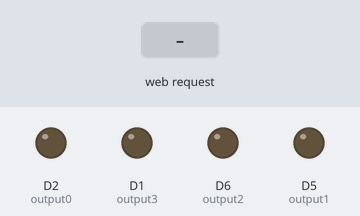
The sketch below on a simulated ESP8266 (NodeMCU). On the bench: output pins drawn as LEDs (lit = HIGH). Inputs (shaded band) come from the test bench. WiFi joins after 1.5 s; servers stay silent unless stated; what the sketch prints to the serial monitor is not drawn.

Above: at 2.7 s.
2.8 s: HTTP request GET /4/on received
At 3.9 s:
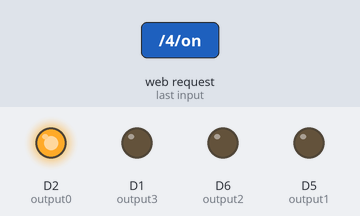
4.3 s: HTTP request GET /14/on received
At 5.0 s:
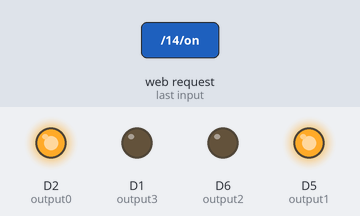
5.8 s: HTTP request GET /4/off received
At 6.2 s:
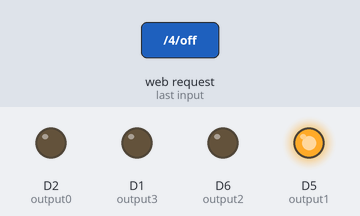
7.3 s: HTTP request GET /12/on received
At 8.5 s:
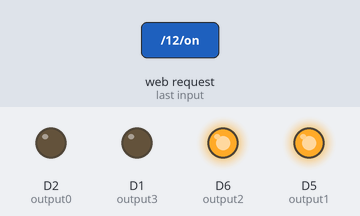
8.8 s: HTTP request GET /14/off received
At 9.7 s:
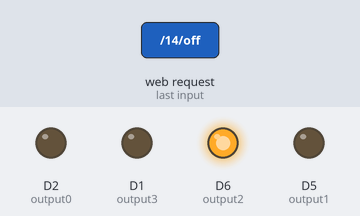
10.3 s: HTTP request GET /5/on received
At 10.8 s:
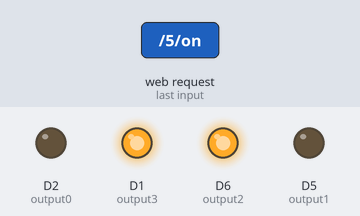
Timing chart, 0 to 12.8 s (numbered marks = the images above; inputs shaded):
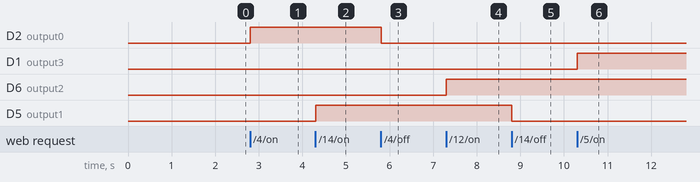

The sketch:

Project_Code.ino
```cpp
#include <Arduino.h>
#include <ESP8266WiFi.h>

// WiFi Credentials
const char* ssid = "SmartHome";
const char* password = "12345678";

// Web Server
WiFiServer server(80);

// HTTP Request Header
String header;

// Output States
String output0State = "off";
String output1State = "off";
String output2State = "off";
String output3State = "off";

// GPIO Pin Configuration
const int output0 = D2;  // GPIO 4
const int output1 = D5;  // GPIO 14
const int output2 = D6;  // GPIO 12
const int output3 = D1;  // GPIO 5

void setup() {

  Serial.begin(115200);

  // Initialize GPIO Pins
  pinMode(output0, OUTPUT);
  pinMode(output1, OUTPUT);
  pinMode(output2, OUTPUT);
  pinMode(output3, OUTPUT);

  // Default Output State
  digitalWrite(output0, LOW);
  digitalWrite(output1, LOW);
  digitalWrite(output2, LOW);
  digitalWrite(output3, LOW);

  // Connect to WiFi
  Serial.print("Connecting to ");
  Serial.println(ssid);

  WiFi.begin(ssid, password);

  while (WiFi.status() != WL_CONNECTED) {
    delay(500);
    Serial.print(".");
  }

  Serial.println("");
  Serial.println("WiFi Connected!");
  Serial.print("IP Address: ");
  Serial.println(WiFi.localIP());

  // Start Server
  server.begin();
}

void loop() {

  WiFiClient client = server.available();

  if (client) {

    Serial.println("New Client.");

    String currentLine = "";

    while (client.connected()) {

      if (client.available()) {

        char c = client.read();

        Serial.write(c);
        header += c;

        if (c == '\n') {

          if (currentLine.length() == 0) {

            // HTTP Response
            client.println("HTTP/1.1 200 OK");
            client.println("Content-type:text/html");
            client.println("Connection: close");
            client.println();

            // GPIO 4 CONTROL
            if (header.indexOf("GET /4/on") >= 0) {

              Serial.println("GPIO 4 ON");
              output0State = "on";
              digitalWrite(output0, HIGH);

            }
            else if (header.indexOf("GET /4/off") >= 0) {

              Serial.println("GPIO 4 OFF");
              output0State = "off";
              digitalWrite(output0, LOW);

            }

            // GPIO 14 CONTROL
            else if (header.indexOf("GET /14/on") >= 0) {

              Serial.println("GPIO 14 ON");
              output1State = "on";
              digitalWrite(output1, HIGH);

            }
            else if (header.indexOf("GET /14/off") >= 0) {

              Serial.println("GPIO 14 OFF");
              output1State = "off";
              digitalWrite(output1, LOW);

            }

            // GPIO 12 CONTROL
            else if (header.indexOf("GET /12/on") >= 0) {

              Serial.println("GPIO 12 ON");
              output2State = "on";
              digitalWrite(output2, HIGH);

            }
            else if (header.indexOf("GET /12/off") >= 0) {

              Serial.println("GPIO 12 OFF");
              output2State = "off";
              digitalWrite(output2, LOW);

            }

            // GPIO 5 CONTROL
            else if (header.indexOf("GET /5/on") >= 0) {

              Serial.println("GPIO 5 ON");
              output3State = "on";
              digitalWrite(output3, HIGH);

            }
            else if (header.indexOf("GET /5/off") >= 0) {

              Serial.println("GPIO 5 OFF");
              output3State = "off";
              digitalWrite(output3, LOW);

            }

            // ==============================
            // TECHNICAL BD WEB DASHBOARD
            // ==============================

            client.println("<!DOCTYPE html>");
            client.println("<html lang='en'>");

            client.println("<head>");

            client.println("<meta charset='UTF-8'>");

            client.println("<meta name='viewport' content='width=device-width, initial-scale=1.0'>");

            client.println("<title>Technical BD | Home Automation</title>");

            // CSS STYLING
            client.println("<style>");

            client.println("*{box-sizing:border-box;margin:0;padding:0;}");

            client.println("body{");
            client.println("font-family:Arial,Helvetica,sans-serif;");
            client.println("background:linear-gradient(135deg,#eaf2ff,#dce5f2,#f4e9ec);");
            client.println("color:#172033;");
            client.println("min-height:100vh;");
            client.println("}");

            // HEADER
            client.println(".header{");
            client.println("background:linear-gradient(120deg,#101d3a,#163d78,#9e263c);");
            client.println("color:white;");
            client.println("text-align:center;");
            client.println("padding:30px 15px;");
            client.println("border-bottom:4px solid #e63950;");
            client.println("}");

            client.println(".brand{");
            client.println("font-size:30px;");
            client.println("font-weight:900;");
            client.println("letter-spacing:2px;");
            client.println("}");

            client.println(".brand span{color:#ff596b;}");

            client.println(".subtitle{");
            client.println("font-size:13px;");
            client.println("margin-top:9px;");
            client.println("color:#d8e6ff;");
            client.println("letter-spacing:1px;");
            client.println("}");

            // MAIN CONTAINER
            client.println(".container{");
            client.println("max-width:850px;");
            client.println("margin:30px auto;");
            client.println("padding:15px;");
            client.println("}");

            client.println(".section-title{");
            client.println("text-align:center;");
            client.println("font-size:23px;");
            client.println("font-weight:bold;");
            client.println("color:#183b70;");
            client.println("margin-bottom:8px;");
            client.println("}");

            client.println(".section-info{");
            client.println("text-align:center;");
            client.println("font-size:13px;");
            client.println("color:#68758a;");
            client.println("margin-bottom:25px;");
            client.println("}");

            // CARD GRID
            client.println(".grid{");
            client.println("display:grid;");
            client.println("grid-template-columns:repeat(2,1fr);");
            client.println("gap:18px;");
            client.println("}");

            // CONTROL CARD
            client.println(".card{");
            client.println("background:rgba(255,255,255,0.92);");
            client.println("border:1px solid #d6e0ef;");
            client.println("border-radius:16px;");
            client.println("padding:22px 15px;");
            client.println("text-align:center;");
            client.println("box-shadow:0 6px 18px rgba(20,45,85,0.09);");
            client.println("transition:0.2s;");
            client.println("}");

            client.println(".card h3{");
            client.println("font-size:19px;");
            client.println("color:#183b70;");
            client.println("margin-bottom:12px;");
            client.println("}");

            client.println(".gpio{");
            client.println("font-size:12px;");
            client.println("color:#7b8798;");
            client.println("margin-bottom:14px;");
            client.println("}");

            // STATUS
            client.println(".status{");
            client.println("display:inline-block;");
            client.println("padding:7px 17px;");
            client.println("border-radius:20px;");
            client.println("font-size:12px;");
            client.println("font-weight:bold;");
            client.println("margin-bottom:18px;");
            client.println("}");

            client.println(".on-status{");
            client.println("background:#d9f8e6;");
            client.println("color:#08783c;");
            client.println("}");

            client.println(".off-status{");
            client.println("background:#ffe1e4;");
            client.println("color:#c6283d;");
            client.println("}");

            // BUTTONS
            client.println(".btn{");
            client.println("display:inline-block;");
            client.println("padding:12px 27px;");
            client.println("border-radius:9px;");
            client.println("text-decoration:none;");
            client.println("color:white;");
            client.println("font-size:14px;");
            client.println("font-weight:bold;");
            client.println("margin:3px;");
            client.println("min-width:90px;");
            client.println("transition:0.2s;");
            client.println("}");

            client.println(".on-btn{");
            client.println("background:linear-gradient(135deg,#1769d2,#2589f5);");
            client.println("}");

            client.println(".off-btn{");
            client.println("background:linear-gradient(135deg,#c5223d,#f04c60);");
            client.println("}");

            client.println(".btn:active{transform:scale(0.95);}");

            // FOOTER
            client.println(".footer{");
            client.println("text-align:center;");
            client.println("padding:22px 10px;");
            client.println("margin-top:30px;");
            client.println("background:#17243c;");
            client.println("color:#dce7f7;");
            client.println("font-size:12px;");
            client.println("}");

            client.println(".footer strong{");
            client.println("color:#ff596b;");
            client.println("}");

            // MOBILE RESPONSIVE
            client.println("@media(max-width:520px){");
            client.println(".grid{grid-template-columns:1fr;}");
            client.println(".brand{font-size:25px;}");
            client.println(".container{margin:20px auto;}");
            client.println("}");

            client.println("</style>");
            client.println("</head>");

            // BODY
            client.println("<body>");

            // HEADER CONTENT
            client.println("<div class='header'>");
            client.println("<div class='brand'>TECHNICAL <span>BD</span></div>");
            client.println("<div class='subtitle'>SMART HOME AUTOMATION SYSTEM</div>");
            client.println("</div>");

            // MAIN SECTION
            client.println("<div class='container'>");

            client.println("<div class='section-title'>CONTROL PANEL</div>");
            client.println("<div class='section-info'>Manage your connected devices using WiFi</div>");

            client.println("<div class='grid'>");

            // CHANNEL 1
            client.println("<div class='card'>");
            client.println("<h3>CHANNEL 01</h3>");
            client.println("<div class='gpio'>GPIO 4 | D2</div>");

            if (output0State == "on") {
              client.println("<div class='status on-status'>STATUS: ON</div>");
              client.println("<br><a class='btn off-btn' href='/4/off'>TURN OFF</a>");
            }
            else {
              client.println("<div class='status off-status'>STATUS: OFF</div>");
              client.println("<br><a class='btn on-btn' href='/4/on'>TURN ON</a>");
            }

            client.println("</div>");

            // CHANNEL 2
            client.println("<div class='card'>");
            client.println("<h3>CHANNEL 02</h3>");
            client.println("<div class='gpio'>GPIO 14 | D5</div>");

            if (output1State == "on") {
              client.println("<div class='status on-status'>STATUS: ON</div>");
              client.println("<br><a class='btn off-btn' href='/14/off'>TURN OFF</a>");
            }
            else {
              client.println("<div class='status off-status'>STATUS: OFF</div>");
              client.println("<br><a class='btn on-btn' href='/14/on'>TURN ON</a>");
            }

            client.println("</div>");

            // CHANNEL 3
            client.println("<div class='card'>");
            client.println("<h3>CHANNEL 03</h3>");
            client.println("<div class='gpio'>GPIO 12 | D6</div>");

            if (output2State == "on") {
              client.println("<div class='status on-status'>STATUS: ON</div>");
              client.println("<br><a class='btn off-btn' href='/12/off'>TURN OFF</a>");
            }
            else {
              client.println("<div class='status off-status'>STATUS: OFF</div>");
              client.println("<br><a class='btn on-btn' href='/12/on'>TURN ON</a>");
            }

            client.println("</div>");

            // CHANNEL 4
            client.println("<div class='card'>");
            client.println("<h3>CHANNEL 04</h3>");
            client.println("<div class='gpio'>GPIO 5 | D1</div>");

            if (output3State == "on") {
              client.println("<div class='status on-status'>STATUS: ON</div>");
              client.println("<br><a class='btn off-btn' href='/5/off'>TURN OFF</a>");
            }
            else {
              client.println("<div class='status off-status'>STATUS: OFF</div>");
              client.println("<br><a class='btn on-btn' href='/5/on'>TURN ON</a>");
            }

            client.println("</div>");

            client.println("</div>");
            client.println("</div>");

            // FOOTER
            client.println("<div class='footer'>");
            client.println("POWERED BY <strong>TECHNICAL BD</strong>");
            client.println("<br><br>");
            client.println("ESP8266 LOCAL WEB SERVER");
            client.println("</div>");

            client.println("</body>");
            client.println("</html>");

            client.println();

            break;

          }
          else {
            currentLine = "";
          }

        }
        else if (c != '\r') {
          currentLine += c;
        }

      }

    }

    // Clear HTTP Header
    header = "";

    // Close Client
    client.stop();

    Serial.println("Client disconnected.");
    Serial.println("");

  }

}
```

Measured:
- after the input at 2.8 s, D2 (output0): LOW → HIGH at once
- after the input at 4.3 s, D5 (output1): LOW → HIGH at once
- after the input at 5.8 s, D2 (output0): HIGH → LOW at once
- after the input at 7.3 s, D6 (output2): LOW → HIGH at once
- after the input at 8.8 s, D5 (output1): HIGH → LOW at once
- after the input at 10.3 s, D1 (output3): LOW → HIGH at once
